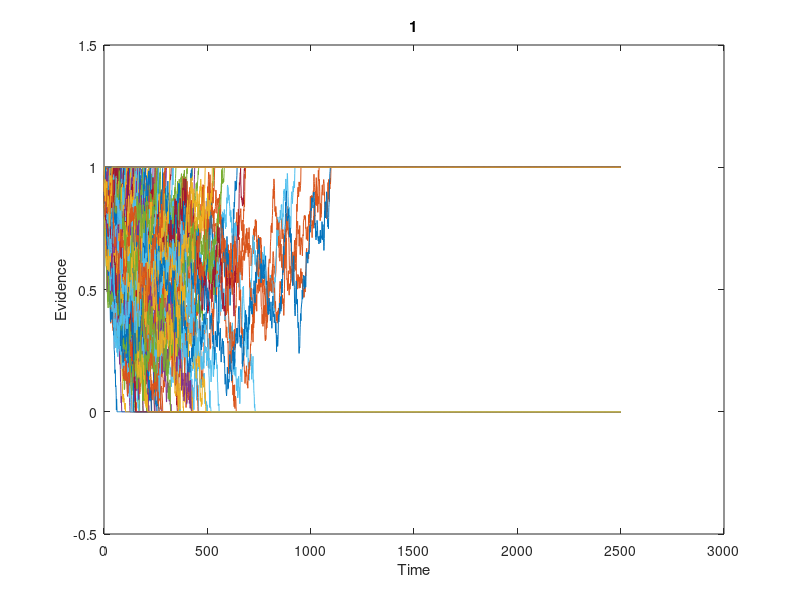
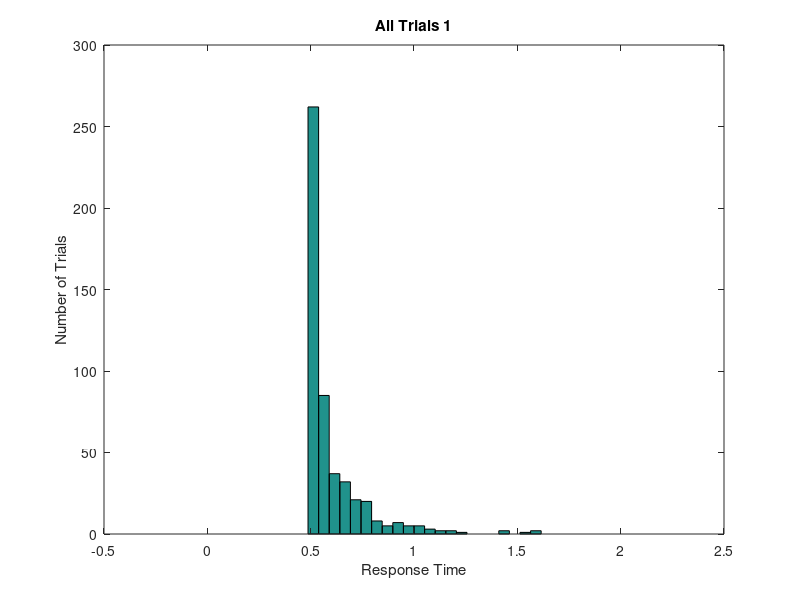

MATLAB code for these plots, in order: (Note: this script raises an error after producing the figures.)
clear; close all; clc;

%fix step size
dt = 0.001;
%parameter 
ntrials = 500; %NUMBER OF RUNS
ndt = 0.5; %NON-DECISION TIME
sd = 1;   %THIS IS VARIABILITY WITHIN THE WALK.  KEEP FIXED AT 1. 
nsteps = 2500; %MAX LENGTH OF WALK.  INCREASE TILL WARNING GOES AWAY
criterion = 1; %CORRECT BOUNDARY LOCATION, INCORRECT IS ZERO 
beta = 0.9; % NORMALIZED BIAS
bias = beta*criterion; %ACTUAL BIAS
%set random number seed 
rng(19680104);
%OUTPUT VARIABLES
sample = zeros(1,nsteps+1);   %This is a single random draw from normal distribution
path = zeros(ntrials,nsteps+1); %This is all the random walks
rt = zeros(ntrials,1);  %These are the rts across trials 
correct = zeros(ntrials,1); %This is accuracy data. ZERO IS WRONG, ONE IS RIGHT
%LOOP OVER ntrials.  
for j = 1:ntrials
    goodpath = 0;
    while goodpath == 0
        drawn_mu = unifrnd(0.2,1.2,[1,1]);
        draw = normrnd(drawn_mu*dt,sd*sqrt(dt),[1,nsteps]);  %DRAW A WALK
        sample(1) = bias; %START AT BIAS
        sample(2:nsteps+1) = draw; 
        walk = cumsum(sample); %SUM THE WALK.   
        crossbnd = find((walk > criterion) |(walk < 0)); %TEST BOTH BOUNDARIES  
        if ~isempty(crossbnd) %TEST IF IT CROSSED ONE OF THE BOUNDARIES AT LEAST
            goodpath = 1; %WALK IS GOOD, SET TO 1 TO EXIT WHILE LOOP
            path(j,:) = walk; %SAVE THE WALK
        else
            display('Bad Walk') %NOTIFY BAD WALK AND DRAW AGAIN LOWER
        end;
    end;
    rt(j) = crossbnd(1);  %RT IS FIRST CROSSING
    if path(j,rt(j)) > criterion  %TEST IF CORRECT
        path(j,rt(j):end) = criterion; %SET THE REST OF WALK TO BOUNDARY
        correct(j) = 1; %INDICATE CORRECT TRIAL
    else %TRIALIS INCORRECT
        path(j,rt(j):end) = 0; %SET THE REST OF WALK TO ZERO. 
    end; 
    %Add Non-decision time
    rt(j) = rt(j) + ndt/dt;	
end

%compute accuracy
accuracy = mean(correct);  %COMPUTER FRACTION CORRECT
%convert rt to milliseconds
rt = rt*dt;
%plot all the random walks. 
figure
plot(path');
xlabel('Time')
ylabel('Evidence')
title('1')
set(gca,'YLim',[-0.5 criterion+0.5])
%Make a histogram of all random walks. 
figure  
bins = linspace(0,2,40);  
hist(rt,bins);
xlabel('Response Time')
ylabel('Number of Trials')
title('All Trials 1')
%Make a histogram separating correct from incorrect 
errorrt = rt(find(correct == 0));  % THIS IS JUST THE INCORRECT TRIALS
correctrt = rt(find(correct == 1)); %THIS IS JUST THE CORRECT TRIALS
figure
[n1,x] = hist(errorrt, bins); 
[n2,x] = hist(correctrt, bins);
h = bar(x,[n1; n2]);
legend('Error', 'Correct');

xlabel('Response Time')
ylabel('Number of Trials')
title('Correct vs Error Trials 1')


%OUTPUT VARIABLES
sample = zeros(1,nsteps+1);   %This is a single random draw from normal distribution
path = zeros(ntrials,nsteps+1); %This is all the random walks
rt = zeros(ntrials,1);  %These are the rts across trials 
correct = zeros(ntrials,1); %This is accuracy data. ZERO IS WRONG, ONE IS RIGHT
%LOOP OVER ntrials.  
for j = 1:ntrials
    goodpath = 0;
    while goodpath == 0
        drawn_mu = unifrnd(.6,1.6,[1,1]);
        draw = normrnd(drawn_mu*dt,sd*sqrt(dt),[1,nsteps]);  %DRAW A WALK
        sample(1) = bias; %START AT BIAS
        sample(2:nsteps+1) = draw; 
        walk = cumsum(sample); %SUM THE WALK.   
        crossbnd = find((walk > criterion) |(walk < 0)); %TEST BOTH BOUNDARIES  
        if ~isempty(crossbnd) %TEST IF IT CROSSED ONE OF THE BOUNDARIES AT LEAST
            goodpath = 1; %WALK IS GOOD, SET TO 1 TO EXIT WHILE LOOP
            path(j,:) = walk; %SAVE THE WALK
        else
            display('Bad Walk') %NOTIFY BAD WALK AND DRAW AGAIN LOWER
        end;
    end;
    rt(j) = crossbnd(1);  %RT IS FIRST CROSSING
    if path(j,rt(j)) > criterion  %TEST IF CORRECT
        path(j,rt(j):end) = criterion; %SET THE REST OF WALK TO BOUNDARY
        correct(j) = 1; %INDICATE CORRECT TRIAL
    else %TRIALIS INCORRECT
        path(j,rt(j):end) = 0; %SET THE REST OF WALK TO ZERO. 
    end; 
    %Add Non-decision time
    rt(j) = rt(j) + ndt/dt;	
end

%compute accuracy
accuracy = mean(correct);  %COMPUTER FRACTION CORRECT
%convert rt to milliseconds
rt = rt*dt;
%plot all the random walks. 
figure
plot(path');
xlabel('Time')
ylabel('Evidence')
title('2')
set(gca,'YLim',[-0.5 criterion+0.5])
%Make a histogram of all random walks. 
figure  
bins = linspace(0,2,40);  
hist(rt,bins);
xlabel('Response Time')
ylabel('Number of Trials')
title('All Trials 2')
%Make a histogram separating correct from incorrect 
errorrt = rt(find(correct == 0));  % THIS IS JUST THE INCORRECT TRIALS
correctrt = rt(find(correct == 1)); %THIS IS JUST THE CORRECT TRIALS
figure
[n1,x] = hist(errorrt, bins); 
[n2,x] = hist(correctrt, bins);
h = bar(x,[n1; n2]);
legend('Error', 'Correct');

xlabel('Response Time')
ylabel('Number of Trials')
title('Correct vs Error Trials 2')
